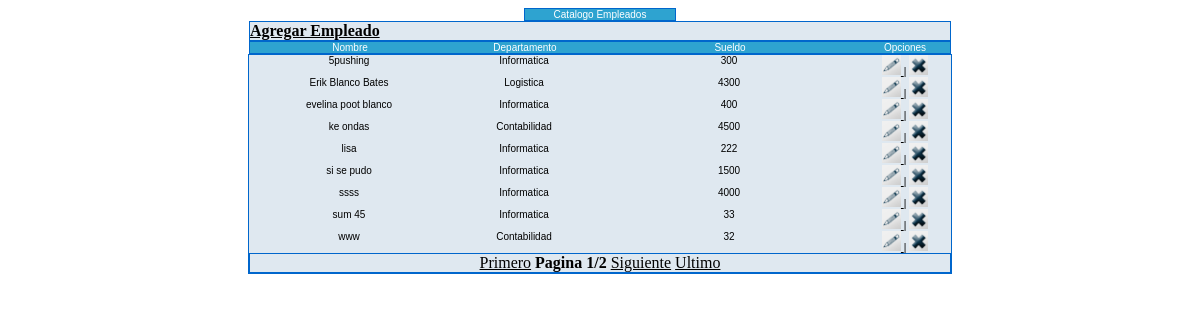
The page / on the database its author committed.
### tables this page shows
CREATE TABLE `empleados` (
  `idempleado` int(11) NOT NULL auto_increment,
  `nombres` varchar(32) NOT NULL default '',
  `departamento` varchar(40) NOT NULL default '',
  `sueldo` double default NULL,
  KEY `id` (`idempleado`)
);

### catalogue_empleados.php (the view, shortened to what this page needs)
<?php
require('conexion.php');
$RegistrosAMostrar=9;
if(isset($_POST['pag'])){
	$RegistrosAEmpezar=($_POST['pag']-1)*$RegistrosAMostrar;
	$PagAct=$_POST['pag'];
}else{
	$RegistrosAEmpezar=0;
	$PagAct=1;
}
?>
<div id="barra1">
	<div class="c_catalogo" >
		Catalogo Empleados
	</div>
</div>
<div id="agregar" style="background:url(images/nav2_bg.gif);color:#000000">
	<div>
		<a style=\"text-decoration:underline;cursor:pointer;\" onclick="pedirDatos1()">
			<font color="#000000">
				<strong>
					Agregar Empleado
				</strong>
			</font>
		</a>
	</div>
</div>
<div id="barra" style="color:#FFFFFF;background-color:#2ea3d0;font-size:10px; font-family:Arial">
	<div class="c_nombre" style="color:#FFFFFF">
		<div align="center">
			Nombre
		</div>
	</div>
	<div class="c_departamento" style="color:#FFFFFF">
		<div align="center">
			Departamento
		</div>
	</div>
	<div class="c_sueldo" style="color:#FFFFFF">
		<div align="center">
			Sueldo
		</div>
	</div>
	<div class="c_opciones" style="color:#FFFFFF">
		<div align="center">
			Opciones
		</div>
	</div>
</div>
<div id="barra">
	<?php
	$Resultado=mysql_query("SELECT idempleado,nombres,departamento,sueldo FROM empleados ORDER BY nombres LIMIT $RegistrosAEmpezar, $RegistrosAMostrar",$con);
	while($rs = mysql_fetch_array($Resultado))
	{
	?>
	<div class="c_nombre" >
		<div align="center" style="background:url(images/nav2_bg.gif);">
			<?php echo $rs["nombres"];?>
		</div>
	</div>
	<div class="c_departamento" style="background:url(images/nav2_bg.gif);">
		<div align="center">
			<?php echo $rs["departamento"];?>
		</div>
	</div>
	<div class="c_sueldo" style="background:url(images/nav2_bg.gif);">
		<div align="center">
			<?php echo $rs["sueldo"];?>
		</div>
	</div>
	<div class="c_opciones" style="background:url(images/nav2_bg.gif);">
		<div align="center">
			<a style="text-decoration:underline;cursor:pointer;" onclick="pedirDatos('<?php echo $rs["idempleado"]; ?>')">
				<img src='modificar.gif' alt='Modificar Empleados' width='19' height='20' hspace='0' vspace='0' border='0'>
			</a> |
			<a style="text-decoration:underline;cursor:pointer;" onclick="eliminarDato('<?php echo $rs["idempleado"]; ?>')">
				<img src='eliminar.gif' alt='Eliminar Empleados' width='19' height='20' hspace='0' vspace='0' border='0'>
			</a>
		</div>
	</div>
	<?php
	}
	?>
	<div id="barra"  style="background:url(images/nav2_bg.gif);">
		<div align="center"><?php
			$NroRegistros=mysql_num_rows(mysql_query("SELECT idempleado,nombres,departamento,sueldo FROM empleados",$con));
			$PagSig=$PagAct+1;
			$PagUlt=$NroRegistros/$RegistrosAMostrar;
			$Res=$NroRegistros%$RegistrosAMostrar;
			if($Res>0) $PagUlt=floor($PagUlt)+1;
			echo "<a onclick=\"Pagina('1')\">Primero</a> ";
				echo "<strong>Pagina ".$PagAct."/".$PagUlt."</strong>";
			if($PagAct<$PagUlt)  echo " <a onclick=\"Pagina('$PagSig')\">Siguiente</a> ";
				echo "<a onclick=\"Pagina('$PagUlt')\">Ultimo</a>";
			?>
		</div>
	</div>
</div>

### index.php (shortened to what this page needs)
<!DOCTYPE html PUBLIC "-//W3C//DTD XHTML 1.0 Transitional//EN" "http://www.w3.org/TR/xhtml1/DTD/xhtml1-transitional.dtd">
<html xmlns="http://www.w3.org/1999/xhtml">
	<head>
	</head>
	<body>
	<div id="contenido" >
		<?php include('catalogue_empleados.php') ?>
	</div>
	</body>
</html>

### style/stilo.css (style rules this page uses)
a { text-decoration:underline; cursor:pointer; }
#barra { display:table; width:700px; border:1px solid #0066CC; margin:auto; text-align:center; }
#barra1 { display:table; width:150px; background-color:#2ea3d0; border:1px solid #0066CC; margin:auto; text-align:center; }
#agregar { display:table; width:700px; background-color:#2ea3d0; border:1px solid #0066CC; margin:auto; }
.c_nombre { float:left; width:200px; text-align:center; font-size:10px; font-family:Arial; }
.c_departamento { float:left; width:150px; text-align:center; font-size:10px; font-family:Arial; }
.c_sueldo { float:left; width:260px; font-size:10px; font-family:Arial; }
.c_opciones { float_left; width:270; font-size:10px; font-family:Arial; }
.c_catalogo { font-size:10px; font-family:Arial; color: #FFFFFF; text-align:center; }

### index.php (style rules this page uses)
a { text-decoration:underline; cursor:pointer; }

### rows shown on the page
empleados: nombres "5pushing", departamento "Informatica", sueldo "300"
empleados: nombres "Erik Blanco Bates", departamento "Logistica", sueldo "4300"
empleados: nombres "evelina poot blanco", departamento "Informatica", sueldo "400"
empleados: nombres "ke ondas", departamento "Contabilidad", sueldo "4500"
empleados: nombres "lisa", departamento "Informatica", sueldo "222"
empleados: nombres "si se pudo", departamento "Informatica", sueldo "1500"
empleados: nombres "ssss", departamento "Informatica", sueldo "4000"
empleados: nombres "sum 45", departamento "Informatica", sueldo "33"
empleados: nombres "www", departamento "Contabilidad", sueldo "32"

### other values the page prints
$PagAct "1"
$PagUlt "2"
